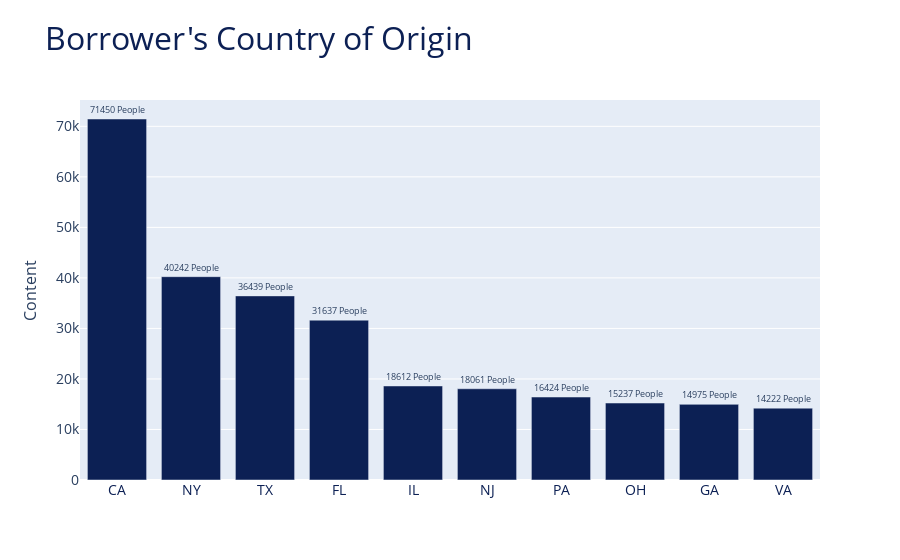

The cell this chart's notebook holds for it:
### Code cell
df3 = df.addr_state.value_counts()
df3 = df3.head(10)
fig = go.Figure()
fig.add_trace(go.Bar(x=df3.index,y=df3,text=df3
              ,marker_color="#0c2054", name='Content'))
fig.update_layout(
    title='Borrower\'s Country of Origin',title_font_color="#0c2054",title_font_size=32,
    xaxis_tickfont_size=14,xaxis_tickfont_color='#0c2054',
    yaxis=dict(
        title='Content',
        titlefont_size=16,
        tickfont_size=14,
    ))
fig.update_traces(texttemplate='%{text:} People', textposition='outside')
fig.show()

### Figure 1 — Plotly figure (JSON) as saved in the notebook; plotly's stock layout.template omitted (floating-point values rounded to 4 significant figures)
{"data": [{"marker": {"color": "#0c2054"}, "name": "Content", "text": [71450, 40242, 36439, 31637, 18612, 18061, 16424, 15237, 14975, 14222], "textposition": "outside", "texttemplate": "%{text:} People", "type": "bar", "x": ["CA", "NY", "TX", "FL", "IL", "NJ", "PA", "OH", "GA", "VA"], "y": [71450, 40242, 36439, 31637, 18612, 18061, 16424, 15237, 14975, 14222]}], "layout": {"title": {"font": {"color": "#0c2054", "size": 32}, "text": "Borrower's Country of Origin"}, "xaxis": {"tickfont": {"color": "#0c2054", "size": 14}}, "yaxis": {"tickfont": {"size": 14}, "title": {"font": {"size": 16}, "text": "Content"}}}}
